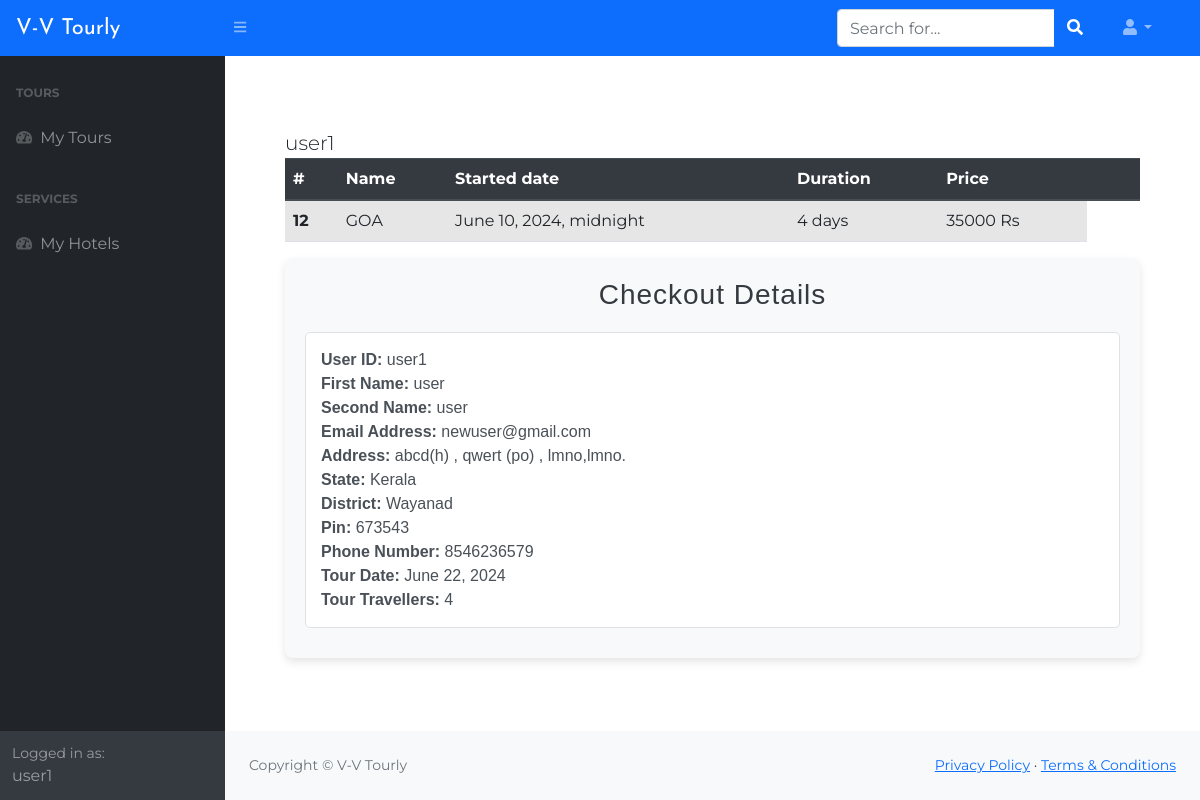
Screenshot of /tour/admin/user_detail/7 (signed in) with the database file from the repository.
### web_tech_django/apps/blog/models.py (models this page shows, shortened)
class OrderTour(models.Model):
    customer = models.ForeignKey(settings.AUTH_USER_MODEL, on_delete=models.CASCADE)
    tour = models.ForeignKey(Tour, on_delete=models.CASCADE)
    ordered = models.BooleanField(default=False)

class Tour(models.Model):
    name = models.CharField('Tour name', max_length=60)
    description = models.TextField('Tour description')
    started = models.DateTimeField('Started date')
    expiry = models.DateField('Expiry date', null=True)
    duration = models.IntegerField('Tour duration')
    price = models.IntegerField('Tour price')
    image = models.ImageField('Tour image', upload_to='tours/')
    approved = models.BooleanField('Approved', default=False)

class Checkoutenquiry(models.Model):
    user = models.ForeignKey(settings.AUTH_USER_MODEL, null=True, on_delete=models.CASCADE)
    first_name = models.CharField(max_length=20,null=True)
    second_name = models.CharField(max_length=20,null=True)
    email = models.CharField(max_length=50,null=True)
    address = models.CharField(max_length=200,null=True)
    state = models.CharField(max_length=50,null=True)
    district = models.CharField(max_length=50,null=True)
    pin = models.IntegerField(null=True)
    phone = models.CharField(null=True, max_length=10)
    tour_date = models.DateField(null=True)
    tour_travellers = models.IntegerField(null=True)

### web_tech_django/apps/blog/views.py (the view)
# urls.py: path('tour/admin/user_detail/<id>', views.user_detail, name='user_detail'),
@login_required
def user_detail(request, id):
    user = get_object_or_404(User, id=id)
    user_orders = user.ordertour_set.all()
    checkoutorder = Checkoutenquiry.objects.filter(user=user)
    context = {
        'user': user,
        'user_orders': user_orders,
        'checkoutorder':checkoutorder,
    }
    return render(request, 'admin/user/user_detail.html', context)

### web_tech_django/templates/admin/user/user_detail.html (shortened to what this page needs)
{% extends 'admin/base_admin.html' %}
{% block content %}
        <div class="container-fluid">
            <div class="lead">
                {{ user }}
            </div>
            <div class="user__orders">
                {% if user_orders %}
                    <table class="table table-hover table-striped">
                        <thead class="thead-dark">
                                <tr>
                                    <th scope="col">#</th>
                                      <th scope="col">Name</th>
                                      <th scope="col">Started date</th>
                                      <th scope="col">Duration</th>
                                      <th scope="col">Price</th>
                                      <th scope="col"></th>
                                      <th scope="col"></th>
                                </tr>
                        </thead>
                        <tbody>
                            {% for order in user_orders %}
                                    <tr>
                                        <th scope="col">{{ order.tour.id }}</th>
                                        <td>{{ order.tour.name }}</td>
                                        <td>{{ order.tour.started }}</td>
                                        <td>{{ order.tour.duration }} days</td>
                                        <td>{{ order.tour.price }} Rs</td>
                                    </tr>
                            {% endfor %}
                        </tbody>
                    </table>
                {% else %}
                    <div class="alert alert-warning d-flex justify-content-center">
                        User doesn't have any orders!
                    </div>
                {% endif %}
            </div>
            <div class="container-flu" style="background-color: #f8f9fa; padding: 20px; border-radius: 8px;">
                {% if user_orders %}
                    <h3 style="text-align: center; color: #343a40; font-family: 'Lucida Sans', 'Lucida Sans Regular', 'Lucida Grande', 'Lucida Sans Unicode', Geneva, Verdana, sans-serif; margin-bottom: 20px;">Checkout Details</h3>
                    <ul class="list-group" style="list-style-type: none; padding: 0;">
                        {% for checkout in checkoutorder %}
                            <li class="list-group-item" style="background-color: #ffffff; border: 1px solid #dee2e6; margin-bottom: 10px; border-radius: 5px; padding: 15px;">
                                <p style="margin: 0; color: #495057;"><strong>User ID:</strong> {{ checkout.user }}</p>
                                <p style="margin: 0; color: #495057;"><strong>First Name:</strong> {{ checkout.first_name }}</p>
                                <p style="margin: 0; color: #495057;"><strong>Second Name:</strong> {{ checkout.second_name }}</p>
                                <p style="margin: 0; color: #495057;"><strong>Email Address:</strong> {{ checkout.email }}</p>
                                <p style="margin: 0; color: #495057;"><strong>Address:</strong> {{ checkout.address }}</p>
                                <p style="margin: 0; color: #495057;"><strong>State:</strong> {{ checkout.state }}</p>
                                <p style="margin: 0; color: #495057;"><strong>District:</strong> {{ checkout.district }}</p>
                                <p style="margin: 0; color: #495057;"><strong>Pin:</strong> {{ checkout.pin }}</p>
                                <p style="margin: 0; color: #495057;"><strong>Phone Number:</strong> {{ checkout.phone }}</p>
                                <p style="margin: 0; color: #495057;"><strong>Tour Date:</strong> {{ checkout.tour_date }}</p>
                                <p style="margin: 0; color: #495057;"><strong>Tour Travellers:</strong> {{ checkout.tour_travellers }}</p>
                            </li>
                        {% endfor %}
                    </ul>
                {% else %}
                    <div class="alert alert-warning d-flex justify-content-center" style="background-color: #ffc107; color: #856404; border-color: #ffeeba; padding: 10px; border-radius: 5px;">
                        No checkout details available!
                    </div>
                {% endif %}
            </div>
        </div>
{% endblock %}

### web_tech_django/templates/admin/base_admin.html (shortened to what this page needs)
{% load static %}
<!DOCTYPE html>
<html lang="en">
    <head>
        <link rel="stylesheet" href="https://maxcdn.bootstrapcdn.com/bootstrap/4.5.2/css/bootstrap.min.css">
        <link href="https://cdn.jsdelivr.net/npm/simple-datatables@latest/dist/style.css" rel="stylesheet" />
        <link href="../../static/adminpanel/css/styles.css" rel="stylesheet" />
        <link rel="stylesheet" href="{% static 'blog/css/admin.css' %}" />
    </head>
    <body class="sb-nav-fixed">
        <nav class="sb-topnav navbar navbar-expand navbar-dark bg-primary">
            <a class="navbar-brand ps-3 logo" href="{% url 'blog:index' %}"> V-V Tourly </a>
            <button class="btn btn-link btn-sm order-1 order-lg-0 me-4 me-lg-0" id="sidebarToggle" href="#!"><i class="fas fa-bars"></i></button>
            <form class="d-none d-md-inline-block form-inline ms-auto me-0 me-md-3 my-2 my-md-0">
                <div class="input-group">
                    <input class="form-control" type="text" placeholder="Search for..." aria-label="Search for..." aria-describedby="btnNavbarSearch" />
                    <button class="btn btn-primary" id="btnNavbarSearch" type="button"><i class="fas fa-search"></i></button>
                </div>
            </form>
            <ul class="navbar-nav ms-auto ms-md-0 me-3 me-lg-4">
                <li class="nav-item dropdown">
                    <a class="nav-link dropdown-toggle" id="navbarDropdown" href="#" role="button" data-bs-toggle="dropdown" aria-expanded="false"><i class="fas fa-user fa-fw"></i></a>
                </li>
            </ul>
        </nav>
        <div id="layoutSidenav">
            <div id="layoutSidenav_nav">
                <nav class="sb-sidenav accordion sb-sidenav-dark" id="sidenavAccordion">
                    <div class="sb-sidenav-menu">
                        <div class="nav">
                            {% if user is not None and user.is_staff%}
                                <div class="sb-sidenav-menu-heading">Tour</div>
                                <a class="nav-link" href="{% url 'blog:tours_list' %}">
                                    <div class="sb-nav-link-icon"><i class="fas fa-tachometer-alt"></i></div>
                                    Tours
                                </a>
                                <a class="nav-link" href="{% url 'blog:add_tour' %}">
                                    <div class="sb-nav-link-icon"><i class="fas fa-tachometer-alt"></i></div>
                                    Add Tour
                                </a>
                                <div class="sb-sidenav-menu-heading">Other</div>
                                <a class="nav-link" href="{% url 'blog:users_list' %}">
                                    <div class="sb-nav-link-icon"><i class="fas fa-tachometer-alt"></i></div>
                                    Users
                                </a>
                                <div class="sb-sidenav-menu-heading">Hotel</div>
                                <a class="nav-link" href="{% url 'blog:hotels_list' %}">
                                    <div class="sb-nav-link-icon"><i class="fas fa-tachometer-alt"></i></div>
                                    Hotels
                                </a>
                                <a class="nav-link" href="{% url 'blog:hotel_add' %}">
                                    <div class="sb-nav-link-icon"><i class="fas fa-tachometer-alt"></i></div>
                                    Add Hotel
                                </a>
                            {% else %}
                                <div class="sb-sidenav-menu-heading">Tours</div>
                                <a class="nav-link" href="{% url 'blog:order' %}">
                                        <div class="sb-nav-link-icon"><i class="fas fa-tachometer-alt"></i></div>
                                        My Tours
                                </a>
                                <div class="sb-sidenav-menu-heading">Services</div>
                                <a class="nav-link" href="{% url 'blog:myHotelOrders' %}">
                                        <div class="sb-nav-link-icon"><i class="fas fa-tachometer-alt"></i></div>
                                        My Hotels
                                </a>
                            {% endif %}
                        </div>
                    </div>
                    <div class="sb-sidenav-footer">
                        <div class="small">Logged in as:</div>
                        {% if user.is_superuser %}
                            ADMIN
                        {% elif user.is_staff %}
                            VENDOR({{ user }})
                        {% else %}
                            {{ user }}
                        {% endif %}
                    </div>
                </nav>
            </div>
            <div id="layoutSidenav_content">
                <main>
                    <div class="container p-5">
                                        {% block content %}{% endblock %}
                    </div>
                </main>
                <footer class="py-4 bg-light mt-auto">
                    <div class="container-fluid px-4">
                        <div class="d-flex align-items-center justify-content-between small">
                            <div class="text-muted">Copyright &copy; V-V Tourly</div>
                            <div>
                                <a href="#">Privacy Policy</a>
                                &middot;
                                <a href="#">Terms &amp; Conditions</a>
                            </div>
                        </div>
                    </div>
                </footer>
            </div>
        </div>
    </body>
</html>

### web_tech_django/static/blog/css/admin.css (style rules this page uses)
body { background-color: #fff; font-family: 'Montserrat', sans-serif; font-size: 16px; -webkit-transition: 0.5s; -o-transition: 0.5s; transition: 0.5s; }
.logo { font-family: "Josefin Sans"; font-size: 22px; }

### web_tech_django/templates/admin/user/user_detail.html (style rules this page uses)
.container-flu { background-color: #f8f9fa; padding: 20px; border-radius: 8px; box-shadow: 0 4px 8px rgba(0, 0, 0, 0.1); }
h3 { text-align: center; color: #343a40; font-family: 'Lucida Sans', 'Lucida Sans Regular', 'Lucida Grande', 'Lucida Sans Unicode', Geneva, Verdana, sans-serif; margin-bottom: 20px; font-size: 1.75rem; letter-spacing: 1px; }
.list-group { list-style-type: none; padding: 0; }
.list-group-item { background-color: #ffffff; border: 1px solid #dee2e6; margin-bottom: 10px; border-radius: 5px; padding: 15px; transition: transform 0.2s, box-shadow 0.2s; }
.list-group-item p { margin: 0; color: #495057; font-family: 'Arial', sans-serif; font-size: 1rem; line-height: 1.5; }
.list-group-item p strong { font-weight: 600; }

### rows the page displays
OrderTour: tour.id "12", tour.name "GOA", tour.started "June 10, 2024, midnight", tour.duration "4", tour.price "35000"
Checkoutenquiry: user "user1", first_name "user", second_name "user", email "newuser@gmail.com", address "abcd(h) , qwert (po) , lmno,lmno.", state "Kerala", district "Wayanad", pin "673543", phone "8546236579", tour_date "June 22, 2024", tour_travellers "4"

### other values shown
{{ user }} "user1"
